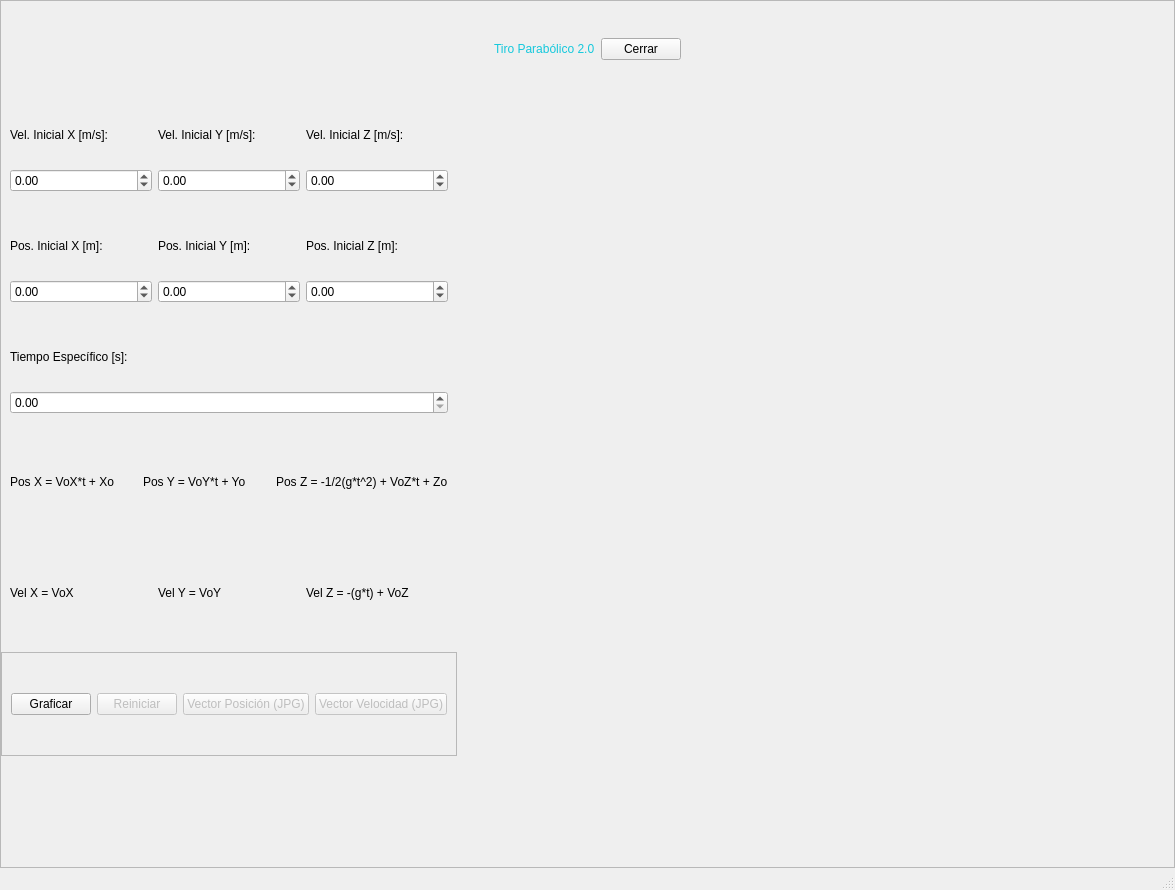
<?xml version="1.0" encoding="UTF-8"?>
<ui version="4.0">
 <class>MainWindow</class>
 <widget class="QMainWindow" name="MainWindow">
  <property name="geometry">
   <rect>
    <x>0</x>
    <y>0</y>
    <width>1175</width>
    <height>890</height>
   </rect>
  </property>
  <property name="windowTitle">
   <string>MainWindow</string>
  </property>
  <widget class="QWidget" name="centralwidget">
   <layout class="QHBoxLayout" name="horizontalLayout">
    <property name="spacing">
     <number>0</number>
    </property>
    <property name="leftMargin">
     <number>0</number>
    </property>
    <property name="topMargin">
     <number>0</number>
    </property>
    <property name="rightMargin">
     <number>0</number>
    </property>
    <property name="bottomMargin">
     <number>0</number>
    </property>
    <item>
     <widget class="QFrame" name="frame">
      <property name="frameShape">
       <enum>QFrame::StyledPanel</enum>
      </property>
      <property name="frameShadow">
       <enum>QFrame::Raised</enum>
      </property>
      <layout class="QVBoxLayout" name="verticalLayout" stretch="1,8">
       <property name="spacing">
        <number>0</number>
       </property>
       <property name="leftMargin">
        <number>0</number>
       </property>
       <property name="topMargin">
        <number>0</number>
       </property>
       <property name="rightMargin">
        <number>0</number>
       </property>
       <property name="bottomMargin">
        <number>0</number>
       </property>
       <item>
        <widget class="QWidget" name="widget" native="true">
         <property name="minimumSize">
          <size>
           <width>0</width>
           <height>0</height>
          </size>
         </property>
         <property name="styleSheet">
          <string notr="true">QLabel{
font: 87 12pt &quot;Arial Black&quot;;
background-color: #000000ff;
color: rgb(20, 200,220);
border: 0px solid #14C8DC;
}</string>
         </property>
         <layout class="QHBoxLayout" name="horizontalLayout_2" stretch="0,0,0,0">
          <item>
           <spacer name="horizontalSpacer">
            <property name="orientation">
             <enum>Qt::Horizontal</enum>
            </property>
            <property name="sizeHint" stdset="0">
             <size>
              <width>405</width>
              <height>20</height>
             </size>
            </property>
           </spacer>
          </item>
          <item>
           <widget class="QLabel" name="label">
            <property name="text">
             <string>Tiro Parabólico 2.0</string>
            </property>
           </widget>
          </item>
          <item>
           <widget class="QPushButton" name="button_cerrar">
            <property name="text">
             <string>Cerrar</string>
            </property>
           </widget>
          </item>
          <item>
           <spacer name="horizontalSpacer_2">
            <property name="orientation">
             <enum>Qt::Horizontal</enum>
            </property>
            <property name="sizeHint" stdset="0">
             <size>
              <width>405</width>
              <height>20</height>
             </size>
            </property>
           </spacer>
          </item>
         </layout>
        </widget>
       </item>
       <item>
        <widget class="QWidget" name="widget_2" native="true">
         <layout class="QHBoxLayout" name="horizontalLayout_3" stretch="3,5">
          <property name="spacing">
           <number>0</number>
          </property>
          <property name="leftMargin">
           <number>0</number>
          </property>
          <property name="topMargin">
           <number>0</number>
          </property>
          <property name="rightMargin">
           <number>0</number>
          </property>
          <property name="bottomMargin">
           <number>0</number>
          </property>
          <item>
           <widget class="QWidget" name="widget_3" native="true">
            <layout class="QVBoxLayout" name="verticalLayout_2">
             <property name="spacing">
              <number>7</number>
             </property>
             <property name="leftMargin">
              <number>0</number>
             </property>
             <property name="topMargin">
              <number>0</number>
             </property>
             <property name="rightMargin">
              <number>0</number>
             </property>
             <property name="bottomMargin">
              <number>0</number>
             </property>
             <item>
              <widget class="QWidget" name="widget_6" native="true">
               <property name="styleSheet">
                <string notr="true">font: 10pt &quot;MS Shell Dlg 2&quot;;</string>
               </property>
               <layout class="QGridLayout" name="gridLayout">
                <item row="3" column="0">
                 <widget class="QLabel" name="label_2">
                  <property name="text">
                   <string>Vel. Inicial X [m/s]:</string>
                  </property>
                 </widget>
                </item>
                <item row="4" column="1">
                 <widget class="QDoubleSpinBox" name="sbox_velY">
                  <property name="enabled">
                   <bool>true</bool>
                  </property>
                  <property name="minimum">
                   <double>-1000000.000000000000000</double>
                  </property>
                  <property name="maximum">
                   <double>1000000.000000000000000</double>
                  </property>
                  <property name="singleStep">
                   <double>0.010000000000000</double>
                  </property>
                 </widget>
                </item>
                <item row="3" column="1">
                 <widget class="QLabel" name="label_3">
                  <property name="text">
                   <string>Vel. Inicial Y [m/s]:</string>
                  </property>
                 </widget>
                </item>
                <item row="4" column="0">
                 <widget class="QDoubleSpinBox" name="sbox_velX">
                  <property name="enabled">
                   <bool>true</bool>
                  </property>
                  <property name="minimum">
                   <double>-1000000.000000000000000</double>
                  </property>
                  <property name="maximum">
                   <double>1000000.000000000000000</double>
                  </property>
                  <property name="singleStep">
                   <double>0.010000000000000</double>
                  </property>
                 </widget>
                </item>
                <item row="4" column="2">
                 <widget class="QDoubleSpinBox" name="sbox_velZ">
                  <property name="enabled">
                   <bool>true</bool>
                  </property>
                  <property name="minimum">
                   <double>-1000000.000000000000000</double>
                  </property>
                  <property name="maximum">
                   <double>1000000.000000000000000</double>
                  </property>
                  <property name="singleStep">
                   <double>0.010000000000000</double>
                  </property>
                 </widget>
                </item>
                <item row="3" column="2">
                 <widget class="QLabel" name="label_4">
                  <property name="text">
                   <string>Vel. Inicial Z [m/s]:</string>
                  </property>
                 </widget>
                </item>
               </layout>
              </widget>
             </item>
             <item>
              <widget class="QWidget" name="widget_7" native="true">
               <property name="styleSheet">
                <string notr="true">font: 10pt &quot;MS Shell Dlg 2&quot;;</string>
               </property>
               <layout class="QGridLayout" name="gridLayout_2">
                <item row="3" column="0">
                 <widget class="QDoubleSpinBox" name="sbox_posX">
                  <property name="enabled">
                   <bool>true</bool>
                  </property>
                  <property name="minimum">
                   <double>-1000000.000000000000000</double>
                  </property>
                  <property name="maximum">
                   <double>1000000.000000000000000</double>
                  </property>
                  <property name="singleStep">
                   <double>0.010000000000000</double>
                  </property>
                 </widget>
                </item>
                <item row="2" column="0">
                 <widget class="QLabel" name="label_5">
                  <property name="text">
                   <string>Pos. Inicial X [m]:</string>
                  </property>
                 </widget>
                </item>
                <item row="3" column="2">
                 <widget class="QDoubleSpinBox" name="sbox_posZ">
                  <property name="enabled">
                   <bool>true</bool>
                  </property>
                  <property name="minimum">
                   <double>-1000000.000000000000000</double>
                  </property>
                  <property name="maximum">
                   <double>1000000.000000000000000</double>
                  </property>
                  <property name="singleStep">
                   <double>0.010000000000000</double>
                  </property>
                 </widget>
                </item>
                <item row="3" column="1">
                 <widget class="QDoubleSpinBox" name="sbox_posY">
                  <property name="enabled">
                   <bool>true</bool>
                  </property>
                  <property name="minimum">
                   <double>-1000000.000000000000000</double>
                  </property>
                  <property name="maximum">
                   <double>1000000.000000000000000</double>
                  </property>
                  <property name="singleStep">
                   <double>0.010000000000000</double>
                  </property>
                 </widget>
                </item>
                <item row="2" column="1">
                 <widget class="QLabel" name="label_6">
                  <property name="text">
                   <string>Pos. Inicial Y [m]:</string>
                  </property>
                 </widget>
                </item>
                <item row="2" column="2">
                 <widget class="QLabel" name="label_7">
                  <property name="text">
                   <string>Pos. Inicial Z [m]:</string>
                  </property>
                 </widget>
                </item>
               </layout>
              </widget>
             </item>
             <item>
              <widget class="QWidget" name="widget_8" native="true">
               <property name="styleSheet">
                <string notr="true">font: 10pt &quot;MS Shell Dlg 2&quot;;</string>
               </property>
               <layout class="QVBoxLayout" name="verticalLayout_3">
                <item>
                 <widget class="QLabel" name="label_8">
                  <property name="text">
                   <string>Tiempo Específico [s]:</string>
                  </property>
                 </widget>
                </item>
                <item>
                 <widget class="QDoubleSpinBox" name="sbox_tiempo">
                  <property name="enabled">
                   <bool>true</bool>
                  </property>
                  <property name="maximum">
                   <double>1000000.000000000000000</double>
                  </property>
                  <property name="singleStep">
                   <double>0.100000000000000</double>
                  </property>
                 </widget>
                </item>
               </layout>
              </widget>
             </item>
             <item>
              <widget class="QWidget" name="widget_10" native="true">
               <property name="styleSheet">
                <string notr="true">font: 10pt &quot;MS Shell Dlg 2&quot;;</string>
               </property>
               <layout class="QHBoxLayout" name="horizontalLayout_4">
                <item>
                 <widget class="QLabel" name="label_12">
                  <property name="text">
                   <string>Pos X = VoX*t + Xo</string>
                  </property>
                 </widget>
                </item>
                <item>
                 <widget class="QLabel" name="label_13">
                  <property name="text">
                   <string>Pos Y = VoY*t + Yo</string>
                  </property>
                 </widget>
                </item>
                <item>
                 <widget class="QLabel" name="label_14">
                  <property name="text">
                   <string>Pos Z = -1/2(g*t^2) + VoZ*t + Zo</string>
                  </property>
                 </widget>
                </item>
               </layout>
              </widget>
             </item>
             <item>
              <widget class="QWidget" name="widget_11" native="true">
               <property name="styleSheet">
                <string notr="true">font: 10pt &quot;MS Shell Dlg 2&quot;;</string>
               </property>
               <layout class="QHBoxLayout" name="horizontalLayout_9">
                <item>
                 <widget class="QLabel" name="label_16">
                  <property name="text">
                   <string>Vel X = VoX</string>
                  </property>
                 </widget>
                </item>
                <item>
                 <widget class="QLabel" name="label_17">
                  <property name="text">
                   <string>Vel Y = VoY</string>
                  </property>
                 </widget>
                </item>
                <item>
                 <widget class="QLabel" name="label_18">
                  <property name="text">
                   <string>Vel Z = -(g*t) + VoZ</string>
                  </property>
                 </widget>
                </item>
               </layout>
              </widget>
             </item>
             <item>
              <widget class="QFrame" name="frame_2">
               <property name="frameShape">
                <enum>QFrame::StyledPanel</enum>
               </property>
               <property name="frameShadow">
                <enum>QFrame::Raised</enum>
               </property>
               <layout class="QHBoxLayout" name="horizontalLayout_7">
                <item>
                 <widget class="QPushButton" name="button_graficar">
                  <property name="enabled">
                   <bool>true</bool>
                  </property>
                  <property name="text">
                   <string>Graficar</string>
                  </property>
                 </widget>
                </item>
                <item>
                 <widget class="QPushButton" name="button_reiniciar">
                  <property name="enabled">
                   <bool>false</bool>
                  </property>
                  <property name="text">
                   <string>Reiniciar</string>
                  </property>
                 </widget>
                </item>
                <item>
                 <widget class="QPushButton" name="button_pos">
                  <property name="enabled">
                   <bool>false</bool>
                  </property>
                  <property name="text">
                   <string>Vector Posición (JPG)</string>
                  </property>
                 </widget>
                </item>
                <item>
                 <widget class="QPushButton" name="button_vel">
                  <property name="enabled">
                   <bool>false</bool>
                  </property>
                  <property name="text">
                   <string>Vector Velocidad (JPG)</string>
                  </property>
                 </widget>
                </item>
               </layout>
              </widget>
             </item>
             <item>
              <widget class="QWidget" name="widget_5" native="true">
               <property name="styleSheet">
                <string notr="true">font: 10pt &quot;MS Shell Dlg 2&quot;;</string>
               </property>
               <layout class="QGridLayout" name="gridLayout_3">
                <item row="0" column="0">
                 <widget class="QLabel" name="label_posX">
                  <property name="text">
                   <string/>
                  </property>
                 </widget>
                </item>
                <item row="0" column="1">
                 <widget class="QLabel" name="label_velX">
                  <property name="text">
                   <string/>
                  </property>
                 </widget>
                </item>
                <item row="1" column="1">
                 <widget class="QLabel" name="label_velY">
                  <property name="text">
                   <string/>
                  </property>
                 </widget>
                </item>
                <item row="3" column="0">
                 <widget class="QLabel" name="label_posZ">
                  <property name="text">
                   <string/>
                  </property>
                 </widget>
                </item>
                <item row="3" column="1">
                 <widget class="QLabel" name="label_velZ">
                  <property name="text">
                   <string/>
                  </property>
                 </widget>
                </item>
                <item row="1" column="0">
                 <widget class="QLabel" name="label_posY">
                  <property name="text">
                   <string/>
                  </property>
                 </widget>
                </item>
               </layout>
              </widget>
             </item>
            </layout>
           </widget>
          </item>
          <item>
           <widget class="QWidget" name="widget_4" native="true">
            <layout class="QVBoxLayout" name="verticalLayout_5">
             <item>
              <layout class="QHBoxLayout" name="graf_vect_pos"/>
             </item>
             <item>
              <layout class="QHBoxLayout" name="graf_vect_vel"/>
             </item>
            </layout>
           </widget>
          </item>
         </layout>
        </widget>
       </item>
      </layout>
     </widget>
    </item>
   </layout>
  </widget>
  <widget class="QStatusBar" name="statusbar"/>
 </widget>
 <resources/>
 <connections/>
</ui>
